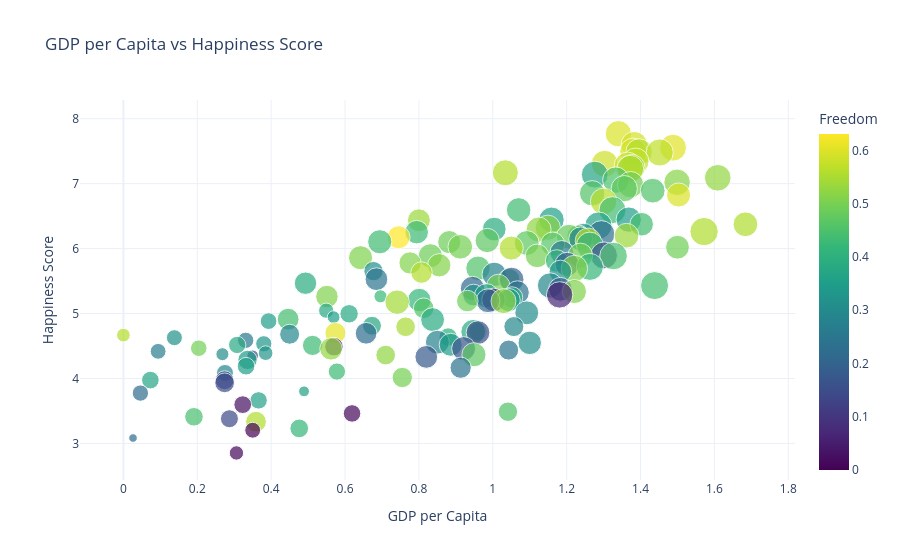
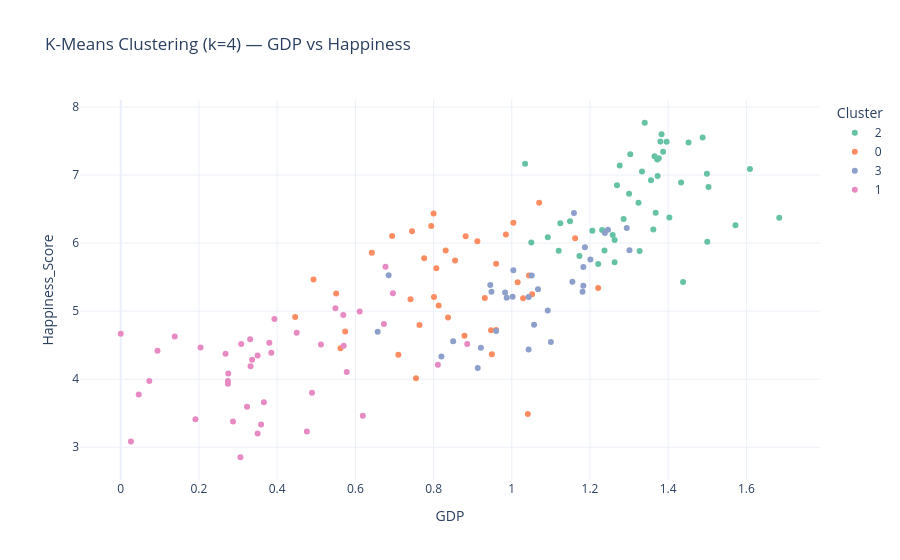

The code cell stored with these charts, in order, in its notebook:
### Code cell
"""
World Happiness Report - Data Analysis Project
================================================
Dataset: https://www.kaggle.com/datasets/unsdsn/world-happiness
Covers reports from 2015–2019 (CSV files per year)

Install dependencies:
    pip install pandas matplotlib seaborn plotly scikit-learn

Usage:
    python happiness_analysis.py
"""

import pandas as pd
import numpy as np
import matplotlib.pyplot as plt
import seaborn as sns
import plotly.express as px
import plotly.graph_objects as go
from sklearn.preprocessing import StandardScaler
from sklearn.cluster import KMeans

# ── 0. SETTINGS ──────────────────────────────────────────────────────────────
sns.set_theme(style="whitegrid", palette="muted")
YEAR_FILE = "2019.csv"          # change to whichever year CSV you downloaded

# ── 1. LOAD & CLEAN DATA ─────────────────────────────────────────────────────
def load_data(filepath: str) -> pd.DataFrame:
    df = pd.read_csv(filepath)

    # Standardise column names across report years
    rename_map = {
        "Country or region": "Country",
        "Score": "Happiness_Score",
        "GDP per capita": "GDP",
        "Social support": "Social_Support",
        "Healthy life expectancy": "Life_Expectancy",
        "Freedom to make life choices": "Freedom",
        "Perceptions of corruption": "Corruption",
        "Generosity": "Generosity",
        "Overall rank": "Rank",
    }
    df.rename(columns=rename_map, inplace=True)
    df.dropna(inplace=True)
    return df


# ── 2. EXPLORATORY DATA ANALYSIS ─────────────────────────────────────────────
def run_eda(df: pd.DataFrame):
    print("=" * 55)
    print("  WORLD HAPPINESS REPORT — EDA SUMMARY")
    print("=" * 55)
    print(f"\nShape : {df.shape}")
    print(f"\nTop 10 Happiest Countries:\n{df.nlargest(10, 'Happiness_Score')[['Country','Happiness_Score']].to_string(index=False)}")
    print(f"\nBottom 10 Countries:\n{df.nsmallest(10, 'Happiness_Score')[['Country','Happiness_Score']].to_string(index=False)}")
    print(f"\nDescriptive Stats:\n{df.describe().round(2)}")


# ── 3. CORRELATION HEATMAP ────────────────────────────────────────────────────
def plot_correlation(df: pd.DataFrame):
    features = ["Happiness_Score", "GDP", "Social_Support",
                "Life_Expectancy", "Freedom", "Generosity", "Corruption"]
    corr = df[features].corr()

    fig, ax = plt.subplots(figsize=(9, 7))
    mask = np.triu(np.ones_like(corr, dtype=bool))
    sns.heatmap(corr, mask=mask, annot=True, fmt=".2f",
                cmap="coolwarm", linewidths=0.5, ax=ax,
                vmin=-1, vmax=1)
    ax.set_title("Feature Correlation Heatmap", fontsize=14, pad=14)
    plt.tight_layout()
    plt.savefig("correlation_heatmap.png", dpi=150)
    plt.show()
    print("Saved → correlation_heatmap.png")


# ── 4. TOP-N BAR CHART ────────────────────────────────────────────────────────
def plot_top_countries(df: pd.DataFrame, n: int = 20):
    top = df.nlargest(n, "Happiness_Score").sort_values("Happiness_Score")
    colors = sns.color_palette("YlOrRd", n)

    fig, ax = plt.subplots(figsize=(10, 8))
    bars = ax.barh(top["Country"], top["Happiness_Score"], color=colors)
    ax.bar_label(bars, fmt="%.2f", padding=3, fontsize=8)
    ax.set_xlabel("Happiness Score")
    ax.set_title(f"Top {n} Happiest Countries", fontsize=14)
    plt.tight_layout()
    plt.savefig("top_countries.png", dpi=150)
    plt.show()
    print("Saved → top_countries.png")


# ── 5. SCATTER: GDP vs HAPPINESS ──────────────────────────────────────────────
def plot_gdp_vs_happiness(df: pd.DataFrame):
    fig = px.scatter(
        df, x="GDP", y="Happiness_Score",
        size="Life_Expectancy", color="Freedom",
        hover_name="Country",
        color_continuous_scale="Viridis",
        title="GDP per Capita vs Happiness Score",
        labels={"GDP": "GDP per Capita", "Happiness_Score": "Happiness Score"},
        template="plotly_white",
    )
    fig.write_html("gdp_vs_happiness.html")
    fig.show()
    print("Saved → gdp_vs_happiness.html (interactive)")


# ── 6. WORLD MAP ──────────────────────────────────────────────────────────────
def plot_world_map(df: pd.DataFrame):
    fig = px.choropleth(
        df, locations="Country", locationmode="country names",
        color="Happiness_Score",
        color_continuous_scale="RdYlGn",
        title="World Happiness Score by Country",
        template="plotly_white",
    )
    fig.update_layout(coloraxis_colorbar_title="Score")
    fig.write_html("world_map.html")
    fig.show()
    print("Saved → world_map.html (interactive)")


# ── 7. FEATURE IMPORTANCE (correlation with score) ───────────────────────────
def plot_feature_importance(df: pd.DataFrame):
    features = ["GDP", "Social_Support", "Life_Expectancy",
                "Freedom", "Generosity", "Corruption"]
    importances = df[features].corrwith(df["Happiness_Score"]).abs().sort_values()

    fig, ax = plt.subplots(figsize=(8, 5))
    importances.plot(kind="barh", ax=ax,
                     color=sns.color_palette("Blues_d", len(features)))
    ax.set_xlabel("|Correlation with Happiness Score|")
    ax.set_title("Feature Importance (by Correlation)", fontsize=13)
    plt.tight_layout()
    plt.savefig("feature_importance.png", dpi=150)
    plt.show()
    print("Saved → feature_importance.png")


# ── 8. K-MEANS CLUSTERING ─────────────────────────────────────────────────────
def cluster_countries(df: pd.DataFrame, k: int = 4):
    features = ["GDP", "Social_Support", "Life_Expectancy", "Freedom"]
    scaler = StandardScaler()
    X = scaler.fit_transform(df[features])

    km = KMeans(n_clusters=k, random_state=42, n_init=10)
    df = df.copy()
    df["Cluster"] = km.fit_predict(X).astype(str)

    fig = px.scatter(
        df, x="GDP", y="Happiness_Score",
        color="Cluster", hover_name="Country",
        title=f"K-Means Clustering (k={k}) — GDP vs Happiness",
        template="plotly_white",
        color_discrete_sequence=px.colors.qualitative.Set2,
    )
    fig.write_html("clusters.html")
    fig.show()
    print("Saved → clusters.html (interactive)")

    print("\nCluster summary:")
    print(df.groupby("Cluster")[["Happiness_Score", "GDP", "Freedom"]].mean().round(2))


# ── MAIN ──────────────────────────────────────────────────────────────────────
if __name__ == "__main__":
    df = load_data(YEAR_FILE)
    run_eda(df)
    plot_correlation(df)
    plot_top_countries(df)
    plot_gdp_vs_happiness(df)
    plot_world_map(df)
    plot_feature_importance(df)
    cluster_countries(df)
    print("\n All analyses complete!")

### Figure 1 — Plotly figure (JSON) as saved in the notebook; plotly's stock layout.template omitted (floating-point values rounded to 4 significant figures; data arrays with more than 128 entries replaced by an {"elided": "..."} marker saying what was removed)
{"data": [{"hovertemplate": "<b>%{hovertext}</b><br><br>GDP per Capita=%{x}<br>Happiness Score=%{y}<br>Life_Expectancy=%{marker.size}<br>Freedom=%{marker.color}<extra></extra>", "hovertext": {"elided": "156 str values"}, "legendgroup": "", "marker": {"color": {"elided": "156 float values"}, "coloraxis": "coloraxis", "size": {"elided": "156 float values"}, "sizemode": "area", "sizeref": 0.002853, "symbol": "circle"}, "mode": "markers", "name": "", "orientation": "v", "showlegend": false, "type": "scatter", "x": {"elided": "156 float values"}, "xaxis": "x", "y": {"elided": "156 float values"}, "yaxis": "y"}], "layout": {"coloraxis": {"colorbar": {"title": {"text": "Freedom"}}, "colorscale": [[0, "#440154"], [0.1111, "#482878"], [0.2222, "#3e4989"], [0.3333, "#31688e"], [0.4444, "#26828e"], [0.5556, "#1f9e89"], [0.6667, "#35b779"], [0.7778, "#6ece58"], [0.8889, "#b5de2b"], [1, "#fde725"]]}, "legend": {"itemsizing": "constant", "tracegroupgap": 0}, "title": {"text": "GDP per Capita vs Happiness Score"}, "xaxis": {"anchor": "y", "domain": [0, 1], "title": {"text": "GDP per Capita"}}, "yaxis": {"anchor": "x", "domain": [0, 1], "title": {"text": "Happiness Score"}}}}

### Figure 2 — Plotly figure (JSON) as saved in the notebook; plotly's stock layout.template omitted (floating-point values rounded to 4 significant figures)
{"data": [{"hovertemplate": "<b>%{hovertext}</b><br><br>Cluster=2<br>GDP=%{x}<br>Happiness_Score=%{y}<extra></extra>", "hovertext": ["Finland", "Denmark", "Norway", "Iceland", "Netherlands", "Switzerland", "Sweden", "New Zealand", "Canada", "Austria", "Australia", "Costa Rica", "Israel", "Luxembourg", "United Kingdom", "Ireland", "Germany", "Belgium", "United States", "Czech Republic", "United Arab Emirates", "Malta", "France", "Taiwan", "Saudi Arabia", "Qatar", "Spain", "Panama", "Uruguay", "Singapore", "Bahrain", "Trinidad & Tobago", "Poland", "Slovenia", "Argentina", "Cyprus", "Kuwait", "Thailand", "Estonia", "Mauritius", "Japan", "Kazakhstan", "Northern Cyprus", "Portugal", "Hong Kong"], "legendgroup": "2", "marker": {"color": "rgb(102,194,165)", "symbol": "circle"}, "mode": "markers", "name": "2", "orientation": "v", "showlegend": true, "type": "scatter", "x": [1.34, 1.383, 1.488, 1.38, 1.396, 1.452, 1.387, 1.303, 1.365, 1.376, 1.372, 1.034, 1.276, 1.609, 1.333, 1.499, 1.373, 1.356, 1.433, 1.269, 1.503, 1.3, 1.324, 1.368, 1.403, 1.684, 1.286, 1.149, 1.124, 1.572, 1.362, 1.231, 1.206, 1.258, 1.092, 1.263, 1.5, 1.05, 1.237, 1.12, 1.327, 1.173, 1.263, 1.221, 1.438], "xaxis": "x", "y": [7.769, 7.6, 7.554, 7.494, 7.488, 7.48, 7.343, 7.307, 7.278, 7.246, 7.228, 7.167, 7.139, 7.09, 7.054, 7.021, 6.985, 6.923, 6.892, 6.852, 6.825, 6.726, 6.592, 6.446, 6.375, 6.374, 6.354, 6.321, 6.293, 6.262, 6.199, 6.192, 6.182, 6.118, 6.086, 6.046, 6.021, 6.008, 5.893, 5.888, 5.886, 5.809, 5.718, 5.693, 5.43], "yaxis": "y"}, {"hovertemplate": "<b>%{hovertext}</b><br><br>Cluster=0<br>GDP=%{x}<br>Happiness_Score=%{y}<extra></extra>", "hovertext": ["Mexico", "Guatemala", "Brazil", "El Salvador", "Uzbekistan", "Colombia", "Nicaragua", "Kosovo", "Romania", "Ecuador", "Jamaica", "Honduras", "Bolivia", "Paraguay", "Peru", "Philippines", "Libya", "Tajikistan", "Dominican Republic", "Malaysia", "Kyrgyzstan", "Turkmenistan", "Morocco", "Indonesia", "China", "Vietnam", "Bhutan", "Nepal", "Jordan", "Laos", "South Africa", "Albania", "Cambodia", "Namibia", "Bangladesh", "Sri Lanka", "Myanmar", "India", "Botswana"], "legendgroup": "0", "marker": {"color": "rgb(252,141,98)", "symbol": "circle"}, "mode": "markers", "name": "0", "orientation": "v", "showlegend": true, "type": "scatter", "x": [1.07, 0.8, 1.004, 0.794, 0.745, 0.985, 0.694, 0.882, 1.162, 0.912, 0.831, 0.642, 0.776, 0.855, 0.96, 0.807, 1.044, 0.493, 1.015, 1.221, 0.551, 1.052, 0.801, 0.931, 1.029, 0.741, 0.813, 0.446, 0.837, 0.764, 0.96, 0.947, 0.574, 0.879, 0.562, 0.949, 0.71, 0.755, 1.041], "xaxis": "x", "y": [6.595, 6.436, 6.3, 6.253, 6.174, 6.125, 6.105, 6.1, 6.07, 6.028, 5.89, 5.86, 5.779, 5.743, 5.697, 5.631, 5.525, 5.467, 5.425, 5.339, 5.261, 5.247, 5.208, 5.192, 5.191, 5.175, 5.082, 4.913, 4.906, 4.796, 4.722, 4.719, 4.7, 4.639, 4.456, 4.366, 4.36, 4.015, 3.488], "yaxis": "y"}, {"hovertemplate": "<b>%{hovertext}</b><br><br>Cluster=3<br>GDP=%{x}<br>Happiness_Score=%{y}<extra></extra>", "hovertext": ["Chile", "Italy", "Slovakia", "Lithuania", "Latvia", "South Korea", "Hungary", "Russia", "Serbia", "Moldova", "Montenegro", "Croatia", "Bosnia and Herzegovina", "Turkey", "Belarus", "Greece", "Mongolia", "North Macedonia", "Algeria", "Azerbaijan", "Lebanon", "Bulgaria", "Gabon", "Venezuela", "Palestinian Territories", "Armenia", "Iran", "Tunisia", "Iraq", "Ukraine", "Egypt"], "legendgroup": "3", "marker": {"color": "rgb(141,160,203)", "symbol": "circle"}, "mode": "markers", "name": "3", "orientation": "v", "showlegend": true, "type": "scatter", "x": [1.159, 1.294, 1.246, 1.238, 1.187, 1.301, 1.201, 1.183, 1.004, 0.685, 1.051, 1.155, 0.945, 1.183, 1.067, 1.181, 0.948, 0.983, 1.002, 1.043, 0.987, 1.092, 1.057, 0.96, 0.657, 0.85, 1.1, 0.921, 1.043, 0.82, 0.913], "xaxis": "x", "y": [6.444, 6.223, 6.198, 6.149, 5.94, 5.895, 5.758, 5.648, 5.603, 5.529, 5.523, 5.432, 5.386, 5.373, 5.323, 5.287, 5.285, 5.274, 5.211, 5.208, 5.197, 5.011, 4.799, 4.707, 4.696, 4.559, 4.548, 4.461, 4.437, 4.332, 4.166], "yaxis": "y"}, {"hovertemplate": "<b>%{hovertext}</b><br><br>Cluster=1<br>GDP=%{x}<br>Happiness_Score=%{y}<extra></extra>", "hovertext": ["Pakistan", "Nigeria", "Cameroon", "Ghana", "Ivory Coast", "Benin", "Congo (Brazzaville)", "Senegal", "Somalia", "Niger", "Burkina Faso", "Guinea", "Georgia", "Gambia", "Kenya", "Mauritania", "Mozambique", "Congo (Kinshasa)", "Mali", "Sierra Leone", "Chad", "Ethiopia", "Swaziland", "Uganda", "Zambia", "Togo", "Liberia", "Comoros", "Madagascar", "Lesotho", "Burundi", "Zimbabwe", "Haiti", "Syria", "Malawi", "Yemen", "Rwanda", "Tanzania", "Afghanistan", "Central African Republic", "South Sudan"], "legendgroup": "1", "marker": {"color": "rgb(231,138,195)", "symbol": "circle"}, "mode": "markers", "name": "1", "orientation": "v", "showlegend": true, "type": "scatter", "x": [0.677, 0.696, 0.549, 0.611, 0.569, 0.393, 0.673, 0.45, 0.0, 0.138, 0.331, 0.38, 0.886, 0.308, 0.512, 0.57, 0.204, 0.094, 0.385, 0.268, 0.35, 0.336, 0.811, 0.332, 0.578, 0.275, 0.073, 0.274, 0.274, 0.489, 0.046, 0.366, 0.323, 0.619, 0.191, 0.287, 0.359, 0.476, 0.35, 0.026, 0.306], "xaxis": "x", "y": [5.653, 5.265, 5.044, 4.996, 4.944, 4.883, 4.812, 4.681, 4.668, 4.628, 4.587, 4.534, 4.519, 4.516, 4.509, 4.49, 4.466, 4.418, 4.39, 4.374, 4.35, 4.286, 4.212, 4.189, 4.107, 4.085, 3.975, 3.973, 3.933, 3.802, 3.775, 3.663, 3.597, 3.462, 3.41, 3.38, 3.334, 3.231, 3.203, 3.083, 2.853], "yaxis": "y"}], "layout": {"legend": {"title": {"text": "Cluster"}, "tracegroupgap": 0}, "title": {"text": "K-Means Clustering (k=4) — GDP vs Happiness"}, "xaxis": {"anchor": "y", "domain": [0, 1], "title": {"text": "GDP"}}, "yaxis": {"anchor": "x", "domain": [0, 1], "title": {"text": "Happiness_Score"}}}}
